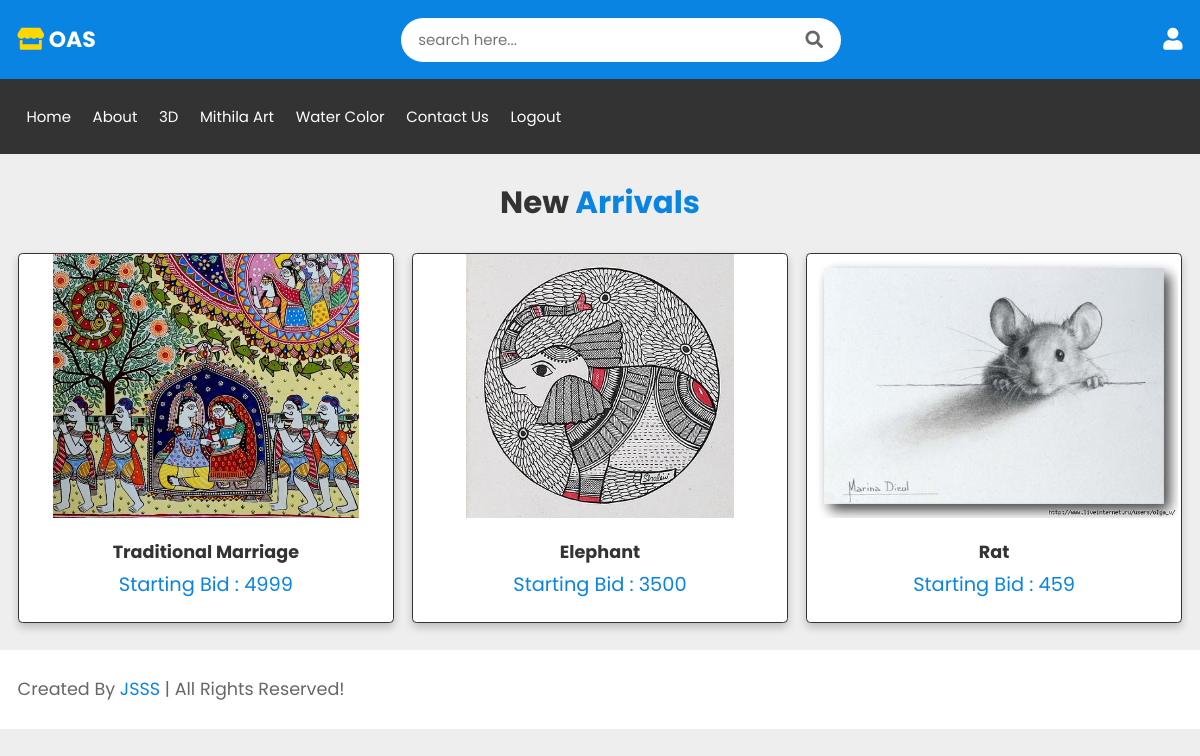
The page /index.php (signed in) on the database its author committed.
### tables this page shows
CREATE TABLE `categories` (
  `id` int(11) NOT NULL,
  `categories` varchar(255) NOT NULL,
  `status` tinyint(4) NOT NULL
);

CREATE TABLE `product` (
  `id` int(11) NOT NULL,
  `categories_id` int(11) NOT NULL,
  `name` varchar(255) NOT NULL,
  `image` varchar(255) NOT NULL,
  `starting_price` float NOT NULL,
  `description` text NOT NULL,
  `status` tinyint(4) NOT NULL,
  `due_date` date NOT NULL
);

### functions.inc.php (called while the page is built, shortened)
<?php
function get_product($con,$limit='',$cat_id='',$product_id='',$search_str='',$sort_order=''){
	$sql=" select * from product where status = 1 ";
	if($sort_order!=''){
     $sql.=$sort_order;
	}else
	{
     $sql.=" order by id desc";
	}
	if($limit!=''){
		$sql.=" limit $limit";
	   }
	$res=mysqli_query($con,$sql);
	$data=array();
	while($row=mysqli_fetch_assoc($res)){
		$data[]=$row;
	}
	return $data;
}
?>

### index.php (the view, shortened to what this page needs)
<?php
require('top.php');
?>
<link rel="stylesheet/css" href="style.css">
<section class="products">
<h1 class="heading" > New <span>Arrivals</span> </h1>
<div class="box-container">
<?php
     $get_product=get_product($con,3);
     foreach($get_product as $list)
      {
     ?>
    <div class="box">
        <div class="image">
            <img src= <?php echo PRODUCT_IMAGE_SITE_PATH.$list['image']?> class="main-img" alt="">
        </div>
        <div class="content">
            <h3><?php echo $list['name']?></h3>
            <div class="price">Starting Bid : <?php echo $list['starting_price']?></div>
        </div>
    </div>
    <?php } ?>
</div>
</section>
<?php
require('footer.php');
?>

### top.php (shortened to what this page needs)
<?php
require('connection.inc.php');
require('functions.inc.php');
$cat_res=mysqli_query($con,"select * from categories where status=1 order by categories asc");
$cat_arr=array();
while($row=mysqli_fetch_assoc($cat_res)){
    $cat_arr[]=$row;
}
?>
<!DOCTYPE html>
<html lang="en">
<head>
    <link rel="stylesheet" href="https://cdnjs.cloudflare.com/ajax/libs/font-awesome/5.15.4/css/all.min.css">
    <link rel="stylesheet" href="https://unpkg.com/swiper@7/swiper-bundle.min.css" />
    <link rel="stylesheet" href="style.css">
</head>
<body>
<header class="header">
    <a href="index.php" class="logo"> <i class="fas fa-store"></i> OAS </a>
    <form action="search.php" method="get" class="search-form">
        <input type="search" id="search-box" name="str" placeholder="search here...">
        <label for="search-box" class="fas fa-search"></label>
    </form>
    <div class="icons">
        <a href="mybid.php" class="fas fa-user"></a>
    </div>
</header>
<section class="quick-links">
    <div class="links">
        <a href="index.php"> home </a>
        <a href="about.php"> about </a>
        <?php
          foreach($cat_arr as $list){
              ?>
                <a href="categories.php?id=<?php echo $list['id']?>"><?php
                echo $list['categories']?> </a>
              <?php
              }
        ?>
        <a href="homecontact.php"> contact us </a>
        <a href="Home.php"> logout </a>
    </div>
 </section>

### footer.php (shortened to what this page needs)
<section class="credit">
    <p> created by <span>JSSS</span> | All rights reserved! </p>
</section>
</body>
</html>

### style.css (style rules this page uses)
* { font-family: 'Poppins', sans-serif; margin: 0; padding: 0; -webkit-box-sizing: border-box; box-sizing: border-box; text-decoration: none; outline: none; border: none; text-transform: capitalize; -webkit-transition: all .2s linear; transition: all .2s linear; }
html { overflow-x: hidden; font-size: 62.5%; }
body { background: #eee; }
section { padding: 3rem 9%; }
.heading { text-align: center; margin-bottom: 3rem; font-size: 3.5rem; color: #333; }
.heading span { color: #0984e3; }
.header { position: -webkit-sticky; position: sticky; top: 0; left: 0; right: 0; z-index: 1000; background: #0984e3; display: -webkit-box; display: -ms-flexbox; display: flex; -webkit-box-align: center; -ms-flex-align: center; align-items: center; -webkit-box-pack: justify; -ms-flex-pack: justify; justify-content: space-between; padding: 1rem 9%; }
.header .logo { font-size: 2.5rem; color: #fff; font-weight: bolder; }
.header .logo i { color: gold; }
.header .search-form { border-radius: 5rem; height: 5rem; width: 50rem; padding: 0 2rem; display: -webkit-box; display: -ms-flexbox; display: flex; -webkit-box-align: center; -ms-flex-align: center; align-items: center; background: #fff; }
.header .search-form input { width: 100%; padding-right: 1rem; font-size: 1.7rem; text-transform: none; color: #666; }
.header .search-form label { font-size: 2rem; color: #666; cursor: pointer; }
.header .icons a, .header .icons div { font-size: 2.5rem; margin-left: 2rem; color: #fff; cursor: pointer; }
.products .box-container { display: -ms-grid; display: grid; -ms-grid-columns: (minmax(31rem, 1fr))[auto-fit]; grid-template-columns: repeat(auto-fit, minmax(31rem, 1fr)); gap: 2rem; }
.products .box-container .box { border: 0.2rem solid #333; text-align: center; background: #fff; -webkit-box-shadow: 0 0.5rem 1rem rgba(0, 0, 0, 0.2); box-shadow: 0 0.5rem 1rem rgba(0, 0, 0, 0.2); border-radius: .5rem; overflow: hidden; }
.products .box-container .box .image { position: relative; }
.products .box-container .box .image img { height: 30rem; -webkit-animation: fadeIn .2s linear; animation: fadeIn .2s linear; }
.products .box-container .box .content { padding: 2rem; }
.products .box-container .box .content h3 { font-size: 2rem; color: #333; }
.products .box-container .box .content .price { font-size: 2.2rem; color: #0984e3; padding-bottom: .7rem; padding-top: .5rem; }
.quick-links { display: -webkit-box; display: -ms-flexbox; display: flex; -webkit-box-align: center; -ms-flex-align: center; align-items: center; gap: 2rem; background: #333; -webkit-box-pack: justify; -ms-flex-pack: justify; justify-content: space-between; }
.quick-links .links a { margin: 0 1rem; font-size: 1.7rem; color: #fff; }
.credit { display: -webkit-box; display: -ms-flexbox; display: flex; -webkit-box-align: center; -ms-flex-align: center; align-items: center; gap: 2rem; background: #fff; -webkit-box-pack: justify; -ms-flex-pack: justify; justify-content: space-between; }
.credit p { font-size: 2rem; color: #666; }
.credit p span { color: #0984e3; }
@media (max-width: 1200px) { html { font-size: 55%; } }
@media (max-width: 1200px) { .header { padding: 2rem; } }
@media (max-width: 1200px) { section { padding: 3rem 2rem; } }

### rows shown on the page
categories: categories "3D"
categories: categories "Mithila Art"
categories: categories "Water Color"
product: image (picture), name "Traditional Marriage", starting_price "4999"
product: image (picture), name "Elephant", starting_price "3500"
product: image (picture), name "Rat", starting_price "459"
